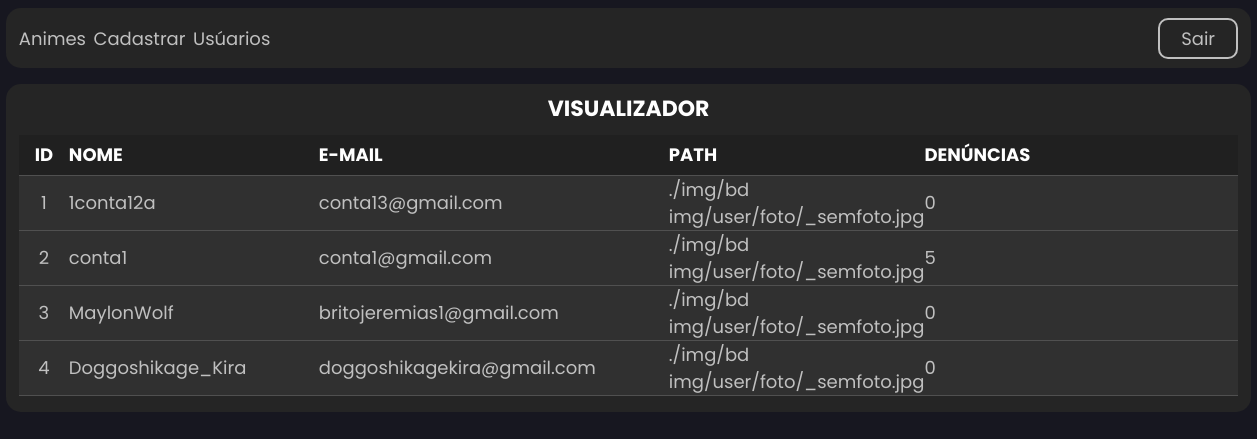
The page /admin/user-view.php (signed in) on the database as committed earlier.
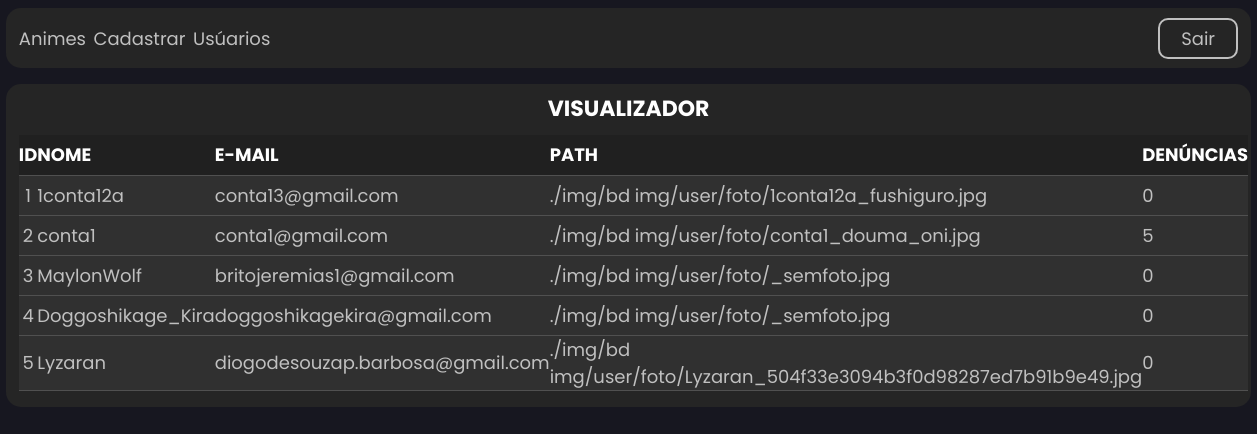
The same page on the database as committed later.
### tables this page shows
CREATE TABLE `usuario` (
  `idUser` int(11) NOT NULL,
  `nomeUser` varchar(80) NOT NULL,
  `emailUser` varchar(245) NOT NULL,
  `senhaUser` varchar(255) NOT NULL,
  `fotoUser` varchar(500) NOT NULL,
  `bannerUser` varchar(500) NOT NULL
);

### admin/user-view-bd.php (called while the page is built)
<?php
    require_once("./_conexao/conexao.php");
    try{
        $sql = "SELECT * FROM usuario";
        $select = $conexao->query($sql);
        $result = $select->fetchAll();
        $total = $select->rowCount();
    }
    catch(PDOException $e) {
        echo "Erro: ".$e->getMessage();
    }

### admin/user-view.php (the view, shortened to what this page needs)
<!DOCTYPE html>
<html lang="pt-br">
<head>
    <link rel="stylesheet" href="css/style.css">
</head>
<body>
<div class="space">
    <?php
        include("admnav.php");
    ?>
    <div class="view2">
        <h1>VISUALIZADOR</h1>
        <table>
            <thead>
                <tr>
                    <th>ID</th>
                    <th>Nome</th>
                    <th>E-mail</th>
                    <th>Path</th>
                    <th>Denúncias</th>
                </tr>
            </thead>
            <?php
            include("./_conexao/conexao.php");
            include_once("./user-view-bd.php");
            if($total != 0){
            ?>
            <tbody>
                <?php
                foreach($result as $user_row){
                    $sqlDenun = "SELECT * FROM `denuncias` WHERE id_denunciado_FK=:user";
                    $comandoDenun = $conexao->prepare($sqlDenun);
                    $comandoDenun->bindParam("user", $user_row['idUser'], PDO::PARAM_INT);
                    $comandoDenun->execute();
                    $totalDenun = $comandoDenun->rowCount()
                ?>
                <tr>
                    <td><?=$user_row['idUser']?></td>
                    <td><?=$user_row['nomeUser']?></td>
                    <td><?=$user_row['emailUser']?></td>
                    <td><?=$user_row['fotoUser']?></td>
                    <td id="denun"><?=$totalDenun?></td></td>
                </tr>
                <?php
                }
                ?>
            </tbody>
            <?php
            }
            ?>
        </table>
    </div>
</div>
</body>
</html>

### admin/admnav.php (shortened to what this page needs)
<?php
if(!isset($_SESSION['admin'])){
    header("Refresh: 3; url=../index.php");
    die("Você não tem permissão para acessar essa página");
}else{
?>
<link rel="stylesheet" href="css/style.css">
<link rel="stylesheet" href="css/global.css">
<div class="admnav">
    <ul class="primary">
        <a href="./ani-view.php">
            <li>Animes</li>
        </a>
        <a href="./ani-cad.php">
            <li>Cadastrar</li>
        </a>
        <a href="user-view.php">
            <li>Usúarios</li>
        </a>
    </ul>
        <a href="../index.php">
            <div class="logout">Sair</div>
        </a>
</div>
<?php
}
?>

### admin/css/style.css (style rules this page uses)
* { margin: 0; padding: 0; border: 0; box-sizing: border-box; font-family: 'Poppins', sans-serif; }
body { background-color: #353535; position: relative; overflow-x: hidden !important; overflow: overlay; }
.view2 { background-color: #252525; border-radius: 15px; padding: 1vh 1vw 2vh 1vw; margin: 2vh 0.5vw 0 0.5vw; }
.view2 h1 { color: #ffffff; font-weight: bolder; text-transform: uppercase; font-size: 22px; display: flex; justify-content: center; margin-bottom: 10px; }
.view2 table { width: 100%; border-collapse: collapse; font-size: 18px; }
.view2 thead { color: #ffffff; font-weight: bolder; background-color: #202020; text-transform: uppercase; text-align: left; }
.view2 thead tr { height: 40px; }
.view2 tbody { color: #c0c0c0; background-color: #303030; }
.view2 tbody tr { border-bottom: 1px solid #505050; border-top: 1px solid #505050; transition: 0.2s ease; height: 40px; }
.view2 th:nth-child(1), .view2 td:nth-child(1) { text-align: center; width: 50px; }
.view2 th:nth-child(2), .view2 td:nth-child(2) { width: 250px; }
.view2 th:nth-child(3), .view2 td:nth-child(3) { width: 350px; }
.view2 th:nth-child(4), .view2 td:nth-child(4) { width: 200px; }
.logout { color: #c0c0c0; font-size: 18px; border: 2px solid #c0c0c0; padding: 5px 7px; border-radius: 10px; transition: 0.3s ease-in-out; min-width: 80px; text-align: center; }
.admnav { background-color: #252525; border-radius: 15px; padding: 0 1vw 0 1vw; margin: 1vh 0.5vw 0 0.5vw; height: 60px; display: flex; align-items: center; justify-content: space-between; }
.primary { display: flex; list-style: none; }
.primary li { background-color: #252525; color: #c0c0c0; margin-right: 15px; font-size: 18px; position: relative; outline: none; margin: 10px 7.5px 10px 7.5px; transition: 0.3s ease-in-out; display: flex; flex-direction: column; position: relative; }
.primary li:nth-child(1) { margin: 10px 7.5px 10px 0; }
.primary li::after { content: ""; position: absolute; background-color: #ffffff; height: 3px; width: 0; left: 0; bottom: -4px; transition: 0.1s ease-in-out; }
.primary a { text-decoration: none; }

### css/global.css (style rules this page uses)
* { margin: 0; padding: 0; border: 0; box-sizing: border-box; font-family: 'Poppins', sans-serif; outline: none; text-decoration: none; -webkit-touch-callout: none; -webkit-user-select: none; -khtml-user-select: none; -moz-user-select: none; -ms-user-select: none; user-select: none; }
body { background-color: #171720; min-height: 100vh; min-width: 100vw; position: relative; overflow-x: hidden !important; overflow: overlay; }

Rows that differ between the two databases and show on the page:
changed usuario "1conta12a": fotoUser "./img/bd img/user/foto/_semfoto.jpg" → "./img/bd img/user/foto/1conta12a_fushiguro.jpg"
changed usuario "conta1": fotoUser "./img/bd img/user/foto/_semfoto.jpg" → "./img/bd img/user/foto/conta1_douma_oni.jpg"
added usuario: idUser "5", nomeUser "Lyzaran", emailUser "diogodesouzap.barbosa@gmail.com", fotoUser "./img/bd img/user/foto/Lyzaran_504f33e3094b3f0d98287ed7b91b9e49.jpg", totalDenun "0"
